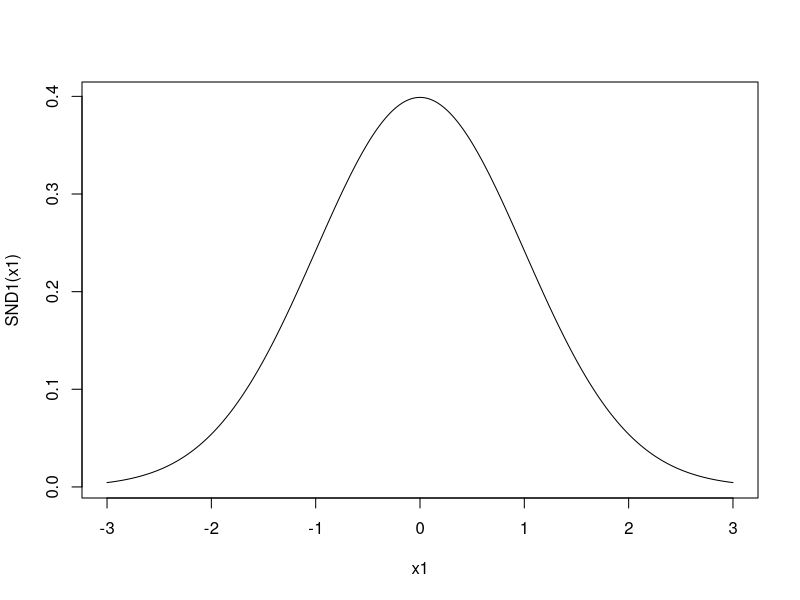

The R script that drew this image:
#Numerical integration

#STANDARD NORMAL DENSITY

SND1 <- function(x){
  res1 <- 1/sqrt(2*pi)*exp(-0.5*x^2)
  return(res1)
}

x1 <- seq(-3,3, by = 0.01)
plot (x1, SND1(x1), type = "l")

#BOUNDS OF INTEGRATION -2 TO -1

a <- -2
b <- -1

#Develop a partition
deltaX <- 0.1
part1 <- seq(a,b,by = deltaX)

val1 <- 0
for (i in 2: length(part1)){
  val1 <- val1 + SND1(part1[ i ])*deltaX
}

val1

#Real answer   0.1359051

pnorm(-1,0,1) - pnorm(-2,0,1)

sum(SND1(part1[2:length(part1)])*deltaX)

